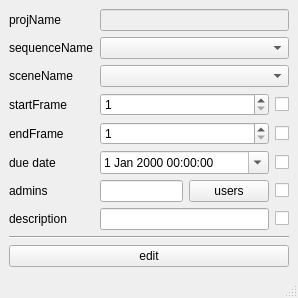
<?xml version="1.0" encoding="UTF-8"?>
<ui version="4.0">
 <class>MainWindow</class>
 <widget class="QMainWindow" name="MainWindow">
  <property name="geometry">
   <rect>
    <x>0</x>
    <y>0</y>
    <width>298</width>
    <height>282</height>
   </rect>
  </property>
  <property name="windowTitle">
   <string>MainWindow</string>
  </property>
  <widget class="QWidget" name="centralwidget">
   <layout class="QGridLayout" name="gridLayout">
    <item row="7" column="0">
     <widget class="QLabel" name="labelDue">
      <property name="sizePolicy">
       <sizepolicy hsizetype="Maximum" vsizetype="Preferred">
        <horstretch>0</horstretch>
        <verstretch>0</verstretch>
       </sizepolicy>
      </property>
      <property name="text">
       <string>due date</string>
      </property>
     </widget>
    </item>
    <item row="1" column="0">
     <widget class="QLabel" name="labelProjName_2">
      <property name="sizePolicy">
       <sizepolicy hsizetype="Maximum" vsizetype="Maximum">
        <horstretch>0</horstretch>
        <verstretch>0</verstretch>
       </sizepolicy>
      </property>
      <property name="text">
       <string>sequenceName</string>
      </property>
     </widget>
    </item>
    <item row="11" column="0" colspan="4">
     <spacer name="verticalSpacer">
      <property name="orientation">
       <enum>Qt::Vertical</enum>
      </property>
      <property name="sizeHint" stdset="0">
       <size>
        <width>20</width>
        <height>40</height>
       </size>
      </property>
     </spacer>
    </item>
    <item row="8" column="3">
     <widget class="QCheckBox" name="checkAdmins">
      <property name="text">
       <string/>
      </property>
     </widget>
    </item>
    <item row="2" column="1" colspan="3">
     <widget class="QComboBox" name="comboScene"/>
    </item>
    <item row="0" column="0">
     <widget class="QLabel" name="labelProjName">
      <property name="sizePolicy">
       <sizepolicy hsizetype="Maximum" vsizetype="Maximum">
        <horstretch>0</horstretch>
        <verstretch>0</verstretch>
       </sizepolicy>
      </property>
      <property name="text">
       <string>projName</string>
      </property>
     </widget>
    </item>
    <item row="2" column="0">
     <widget class="QLabel" name="labelProjName_3">
      <property name="sizePolicy">
       <sizepolicy hsizetype="Maximum" vsizetype="Maximum">
        <horstretch>0</horstretch>
        <verstretch>0</verstretch>
       </sizepolicy>
      </property>
      <property name="text">
       <string>sceneName</string>
      </property>
     </widget>
    </item>
    <item row="0" column="1" colspan="3">
     <widget class="QLineEdit" name="lineEditProjName">
      <property name="enabled">
       <bool>false</bool>
      </property>
     </widget>
    </item>
    <item row="6" column="3">
     <widget class="QCheckBox" name="checkEndFrame">
      <property name="text">
       <string/>
      </property>
     </widget>
    </item>
    <item row="4" column="0">
     <widget class="QLabel" name="labelStartFrame">
      <property name="toolTip">
       <string>group owner of the project directory</string>
      </property>
      <property name="text">
       <string>startFrame</string>
      </property>
     </widget>
    </item>
    <item row="8" column="0">
     <widget class="QLabel" name="labelAdmin">
      <property name="text">
       <string>admins</string>
      </property>
     </widget>
    </item>
    <item row="13" column="0" colspan="4">
     <widget class="QPushButton" name="pushEdit">
      <property name="text">
       <string>edit</string>
      </property>
     </widget>
    </item>
    <item row="1" column="1" colspan="3">
     <widget class="QComboBox" name="comboSequence"/>
    </item>
    <item row="6" column="0">
     <widget class="QLabel" name="labelEndFrame">
      <property name="toolTip">
       <string>group owner of the project directory</string>
      </property>
      <property name="text">
       <string>endFrame</string>
      </property>
     </widget>
    </item>
    <item row="9" column="0">
     <widget class="QLabel" name="labelDesc">
      <property name="toolTip">
       <string>group owner of the project directory</string>
      </property>
      <property name="text">
       <string>description</string>
      </property>
     </widget>
    </item>
    <item row="7" column="3">
     <widget class="QCheckBox" name="checkDueDate">
      <property name="text">
       <string/>
      </property>
     </widget>
    </item>
    <item row="8" column="1">
     <widget class="QLineEdit" name="lineEditAdmins">
      <property name="sizePolicy">
       <sizepolicy hsizetype="Expanding" vsizetype="Fixed">
        <horstretch>0</horstretch>
        <verstretch>0</verstretch>
       </sizepolicy>
      </property>
      <property name="toolTip">
       <string>list of space separated usernames</string>
      </property>
     </widget>
    </item>
    <item row="9" column="3">
     <widget class="QCheckBox" name="checkDesc">
      <property name="text">
       <string/>
      </property>
     </widget>
    </item>
    <item row="12" column="0" colspan="4">
     <widget class="Line" name="line">
      <property name="sizePolicy">
       <sizepolicy hsizetype="MinimumExpanding" vsizetype="Fixed">
        <horstretch>0</horstretch>
        <verstretch>0</verstretch>
       </sizepolicy>
      </property>
      <property name="orientation">
       <enum>Qt::Horizontal</enum>
      </property>
     </widget>
    </item>
    <item row="4" column="3">
     <widget class="QCheckBox" name="checkStartFrame">
      <property name="text">
       <string/>
      </property>
     </widget>
    </item>
    <item row="8" column="2">
     <widget class="QPushButton" name="pushUsers">
      <property name="sizePolicy">
       <sizepolicy hsizetype="Fixed" vsizetype="Fixed">
        <horstretch>0</horstretch>
        <verstretch>0</verstretch>
       </sizepolicy>
      </property>
      <property name="text">
       <string>users</string>
      </property>
     </widget>
    </item>
    <item row="4" column="1" colspan="2">
     <widget class="QSpinBox" name="spinStartFrame">
      <property name="sizePolicy">
       <sizepolicy hsizetype="MinimumExpanding" vsizetype="Fixed">
        <horstretch>0</horstretch>
        <verstretch>0</verstretch>
       </sizepolicy>
      </property>
      <property name="minimum">
       <number>1</number>
      </property>
      <property name="maximum">
       <number>999999999</number>
      </property>
     </widget>
    </item>
    <item row="6" column="1" colspan="2">
     <widget class="QSpinBox" name="spinEndFrame">
      <property name="sizePolicy">
       <sizepolicy hsizetype="MinimumExpanding" vsizetype="Fixed">
        <horstretch>0</horstretch>
        <verstretch>0</verstretch>
       </sizepolicy>
      </property>
      <property name="minimum">
       <number>1</number>
      </property>
      <property name="maximum">
       <number>999999999</number>
      </property>
     </widget>
    </item>
    <item row="7" column="1" colspan="2">
     <widget class="QDateTimeEdit" name="dateEditDue">
      <property name="calendarPopup">
       <bool>true</bool>
      </property>
     </widget>
    </item>
    <item row="9" column="1" colspan="2">
     <widget class="QLineEdit" name="lineEditDesc">
      <property name="toolTip">
       <string>description of the seq/sce</string>
      </property>
      <property name="text">
       <string/>
      </property>
     </widget>
    </item>
   </layout>
  </widget>
  <widget class="QStatusBar" name="statusBar"/>
 </widget>
 <resources/>
 <connections/>
</ui>
